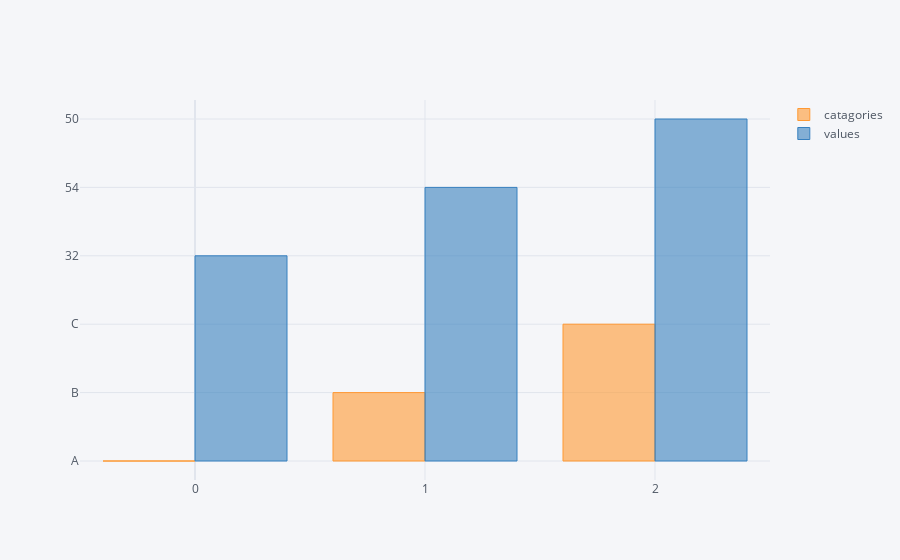

This figure's notebook cell:
### Code cell
df2.iplot(kind ="bar")

### Figure 1 — Plotly figure (JSON) as saved in the notebook; plotly's stock layout.template omitted (floating-point values rounded to 4 significant figures)
{"data": [{"marker": {"color": "rgba(255, 153, 51, 0.6)", "line": {"color": "rgba(255, 153, 51, 1.0)", "width": 1}}, "name": "catagories", "orientation": "v", "text": "", "type": "bar", "x": [0, 1, 2], "y": ["A", "B", "C"]}, {"marker": {"color": "rgba(55, 128, 191, 0.6)", "line": {"color": "rgba(55, 128, 191, 1.0)", "width": 1}}, "name": "values", "orientation": "v", "text": "", "type": "bar", "x": [0, 1, 2], "y": [32, 54, 50]}], "layout": {"legend": {"bgcolor": "#F5F6F9", "font": {"color": "#4D5663"}}, "paper_bgcolor": "#F5F6F9", "plot_bgcolor": "#F5F6F9", "title": {"font": {"color": "#4D5663"}}, "xaxis": {"gridcolor": "#E1E5ED", "showgrid": true, "tickfont": {"color": "#4D5663"}, "title": {"font": {"color": "#4D5663"}, "text": ""}, "zerolinecolor": "#E1E5ED"}, "yaxis": {"gridcolor": "#E1E5ED", "showgrid": true, "tickfont": {"color": "#4D5663"}, "title": {"font": {"color": "#4D5663"}, "text": ""}, "zerolinecolor": "#E1E5ED"}}}
